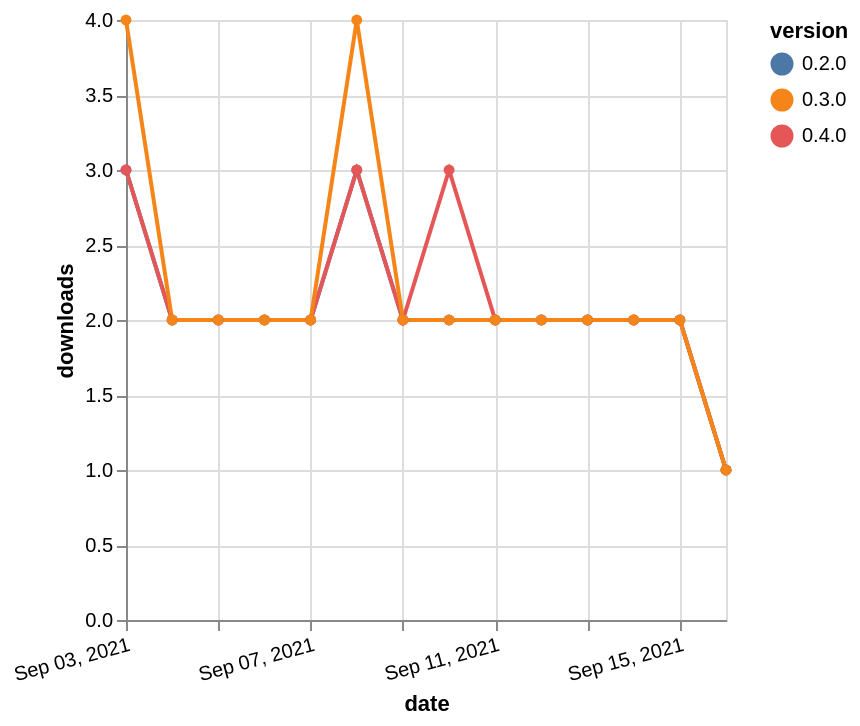

Specify this chart in Vega-Lite:
### Vega-Lite specification from a JSON file in a GitHub repository (floating-point values rounded to 4 significant figures)
{"$schema": "https://vega.github.io/schema/vega-lite/v5.json", "description": "A simple bar chart with embedded data.", "data": {"values": [{"date": "2021-09-03", "total": 164, "delta": 3, "version": "0.2.0"}, {"date": "2021-09-04", "total": 166, "delta": 2, "version": "0.2.0"}, {"date": "2021-09-05", "total": 168, "delta": 2, "version": "0.2.0"}, {"date": "2021-09-06", "total": 170, "delta": 2, "version": "0.2.0"}, {"date": "2021-09-07", "total": 172, "delta": 2, "version": "0.2.0"}, {"date": "2021-09-08", "total": 175, "delta": 3, "version": "0.2.0"}, {"date": "2021-09-09", "total": 177, "delta": 2, "version": "0.2.0"}, {"date": "2021-09-10", "total": 179, "delta": 2, "version": "0.2.0"}, {"date": "2021-09-11", "total": 181, "delta": 2, "version": "0.2.0"}, {"date": "2021-09-12", "total": 183, "delta": 2, "version": "0.2.0"}, {"date": "2021-09-13", "total": 185, "delta": 2, "version": "0.2.0"}, {"date": "2021-09-14", "total": 187, "delta": 2, "version": "0.2.0"}, {"date": "2021-09-15", "total": 189, "delta": 2, "version": "0.2.0"}, {"date": "2021-09-16", "total": 190, "delta": 1, "version": "0.2.0"}, {"date": "2021-09-03", "total": 103, "delta": 3, "version": "0.4.0"}, {"date": "2021-09-04", "total": 105, "delta": 2, "version": "0.4.0"}, {"date": "2021-09-05", "total": 107, "delta": 2, "version": "0.4.0"}, {"date": "2021-09-06", "total": 109, "delta": 2, "version": "0.4.0"}, {"date": "2021-09-07", "total": 111, "delta": 2, "version": "0.4.0"}, {"date": "2021-09-08", "total": 114, "delta": 3, "version": "0.4.0"}, {"date": "2021-09-09", "total": 116, "delta": 2, "version": "0.4.0"}, {"date": "2021-09-10", "total": 119, "delta": 3, "version": "0.4.0"}, {"date": "2021-09-11", "total": 121, "delta": 2, "version": "0.4.0"}, {"date": "2021-09-12", "total": 123, "delta": 2, "version": "0.4.0"}, {"date": "2021-09-13", "total": 125, "delta": 2, "version": "0.4.0"}, {"date": "2021-09-14", "total": 127, "delta": 2, "version": "0.4.0"}, {"date": "2021-09-15", "total": 129, "delta": 2, "version": "0.4.0"}, {"date": "2021-09-16", "total": 130, "delta": 1, "version": "0.4.0"}, {"date": "2021-09-03", "total": 152, "delta": 4, "version": "0.3.0"}, {"date": "2021-09-04", "total": 154, "delta": 2, "version": "0.3.0"}, {"date": "2021-09-05", "total": 156, "delta": 2, "version": "0.3.0"}, {"date": "2021-09-06", "total": 158, "delta": 2, "version": "0.3.0"}, {"date": "2021-09-07", "total": 160, "delta": 2, "version": "0.3.0"}, {"date": "2021-09-08", "total": 164, "delta": 4, "version": "0.3.0"}, {"date": "2021-09-09", "total": 166, "delta": 2, "version": "0.3.0"}, {"date": "2021-09-10", "total": 168, "delta": 2, "version": "0.3.0"}, {"date": "2021-09-11", "total": 170, "delta": 2, "version": "0.3.0"}, {"date": "2021-09-12", "total": 172, "delta": 2, "version": "0.3.0"}, {"date": "2021-09-13", "total": 174, "delta": 2, "version": "0.3.0"}, {"date": "2021-09-14", "total": 176, "delta": 2, "version": "0.3.0"}, {"date": "2021-09-15", "total": 178, "delta": 2, "version": "0.3.0"}, {"date": "2021-09-16", "total": 179, "delta": 1, "version": "0.3.0"}]}, "width": "container", "mark": {"type": "line", "point": {"filled": true}}, "encoding": {"x": {"field": "date", "type": "temporal", "timeUnit": "yearmonthdate", "title": "date", "axis": {"labelAngle": -15}}, "y": {"field": "delta", "type": "quantitative", "title": "downloads"}, "color": {"field": "version", "type": "nominal"}, "tooltip": {"field": "delta"}}}
